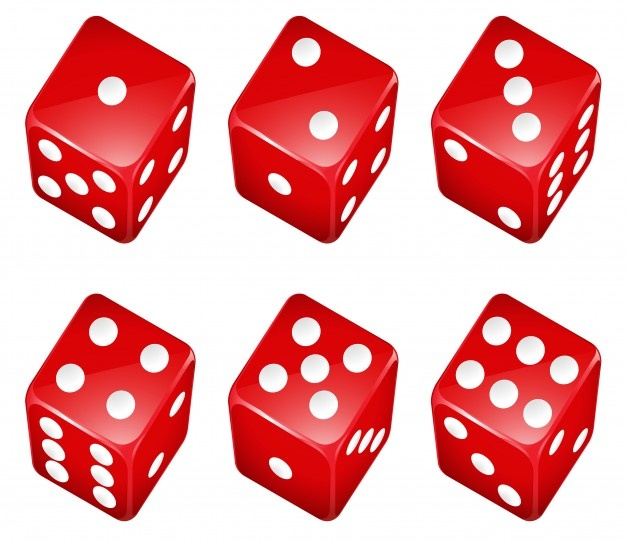
#> input picture src/algorithms/2_w_classes/dices/images/test_image.jpg, 626 x 541 px; its folder holds 3 pictures in this run; the run also reads 1 picture not shown here
$ python main.py
#> lines starting #> are read from the running program, lines starting #| are printed output that depends on the picture; after the words box and inside, x2 and y2 are one past the last pixel; in counts of white or black regions, pixels touching at a corner belong together
### src/algorithms/2_w_classes/dices/template_generator.py
import numpy as np
import cv2
import os

class TemplateGenerator:

    @staticmethod
    def generate_templates(path):
        # Nekem enélkül nem működik, így viszont létrehozza a mappát előtte - Tamás
        if(not os.path.exists(path)):
            os.makedirs(path)

        # ha már megvannak, akkor nem kell újra generálni - Tamás
        if(len(os.listdir(path)) > 0):
            return

        sizes = [s for s in range(32, 256, 16)]
        angles = [a for a in range(0, 180, 15)]

        index = 0
        for size in sizes:
            for angle in angles:
                axes_lengths = [ax for ax in range(10, round(size / 2), 4)]
                for ax in axes_lengths:
                    center = (round(size / 2), round(size / 2))
                    axesLength = (10, ax)

                    image = np.zeros((size, size, 3), dtype = "uint8")
                    image = cv2.ellipse(image, center, axesLength, angle, 0.0, 360.0, (255, 255, 255), 1)

                    imgPath = os.path.join(path, "template_S{}_A{}_AX{}.jpg".format(size, angle, ax))
                    cv2.imwrite(imgPath, image)
                    index += 1
#> this loop made 14 passes
#> pass 1, in generate_templates, `cv2.imwrite(imgPath, image)`:
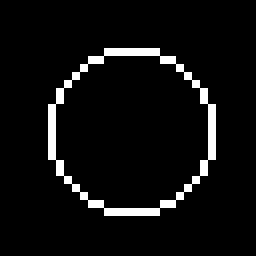
#> saved as template_S32_A0_AX10.jpg: shape (32, 32, 3) (shown 8 times larger); 5.5% white in thin lines or dots, all inside (x1, y1, x2, y2) = (6, 6, 27, 27)
#> pass 1, in generate_templates, `cv2.imwrite(imgPath, image)`:
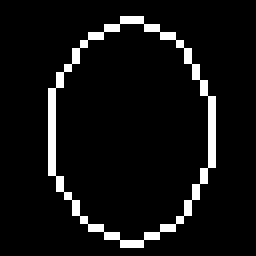
#> saved as template_S32_A0_AX14.jpg: shape (32, 32, 3) (shown 8 times larger); 6.6% white in thin lines or dots, all inside (x1, y1, x2, y2) = (6, 2, 27, 31)
#> pass 1, in generate_templates, `cv2.imwrite(imgPath, image)`:
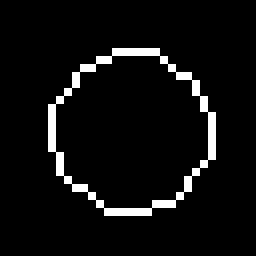
#> saved as template_S32_A15_AX10.jpg: shape (32, 32, 3) (shown 8 times larger); 5.5% white in thin lines or dots, all inside (x1, y1, x2, y2) = (6, 6, 27, 27)
#> pass 1, in generate_templates, `cv2.imwrite(imgPath, image)`:
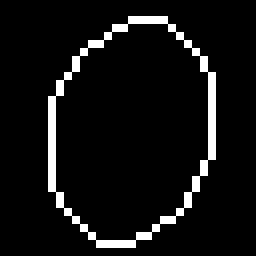
#> saved as template_S32_A15_AX14.jpg: shape (32, 32, 3) (shown 8 times larger); 6.6% white in thin lines or dots, all inside (x1, y1, x2, y2) = (6, 2, 27, 31)


### src/algorithms/2_w_classes/dices/loader.py
import cv2
from os import listdir
from os.path import isfile, join
from os import path
import os

class Loader:

    def __init__(self, show_all_steps = False):
#> in load_image, image is the input picture: shape (541, 626, 3); mean B, G, R 161.5, 160.2, 236
        self._images = []
        self._show_all_steps = show_all_steps
        self._processors = []


    # [11 lines left out: function load_images, not called in this run]


    def load_image(self, path):
        self._images = []
        image = cv2.imread(path)
        self._images.append(image)


    def show_images(self):
        for i, img in enumerate(self._images):
            cv2.imshow(str(i + 1) + "# Image", img)


    def show_image(self, i, img, name, resize = True):
        image = img
        if resize:
            image = self.resize_image(img, height = 300)
        cv2.imshow(str(i + 1) + "# Image " + name, image)


    def to_grayscale(self):
        for i, img in enumerate(self._images):
            self._images[i] = cv2.cvtColor(img, cv2.COLOR_BGR2GRAY)
            if self._show_all_steps:
                self.show_image(i, self._images[i], "GRAYSCALE")


    def to_rgb(self):
        for i, img in enumerate(self._images):
            self._images[i] = cv2.cvtColor(img, cv2.COLOR_GRAY2RGB)
            if self._show_all_steps:
                self.show_image(i, self._images[i], "GRAYSCALE")


    def blur_images(self, kernel_size = 9):
        for i, img in enumerate(self._images):
            self._images[i] = cv2.GaussianBlur(img, (kernel_size, kernel_size), 2.0)
            if self._show_all_steps:
                self.show_image(i, self._images[i], "BLURED")


    def canny_edges(self, th1 = 200, th2 = 255):
        for i, img in enumerate(self._images):
            self._images[i] = cv2.Canny(img, th1, th2, None, 5, True)
            if self._show_all_steps:
                self.show_image(i, self._images[i], "EDGES")


    # [5 lines left out: function adaptive_threshold, not called in this run]


    def save_images(self, path):
        current_dir = os.path.dirname(os.path.abspath(__file__))
        new_dir = os.path.join(current_dir, path)
        if not os.path.isdir(new_dir):
            os.mkdir(new_dir)

        for i, img in enumerate(self._images):
            cv2.imwrite(new_dir + "/Image_" + str(i + 1) + "_prepocessed.jpg", img)


    def preprocess_images(self):
        print("Processing images...")
        for processor in self._processors:
            processor()
        print("Processing done!")


    def add_processor(self, processor):
        self._processors.append(processor)


    def clear_all_processor(self):
        self._processors = []


    # [17 lines left out: function resize_image, not called in this run]


    @property
    def images(self):
        return self._images

### src/algorithms/2_w_classes/dices/dices.py
import cv2
import math
from shape import Shape
from point import Point
import numpy as np
from os import listdir
from os.path import isfile, join

class Dices:

    def __init__(self, loader):
        self._loader = loader
        self._CIRCULARITY = 0.06
        self._CONTOUR_MIN_LEN = 30
        self._CONTOUR_MAX_LEN = 100
        self._LINE_COLORS = [(0, 0, 255), (0, 255, 0), (255, 0, 0), (0, 255, 255), (255, 0, 255), (255, 255, 0), (255, 255, 255)]

    # [5 lines left out: function match_template, not called in this run]


    def match_templates(self, templates_dir, image, threshold = 0.4):
        items = []
        for file in listdir(templates_dir):
            path = join(templates_dir, file)
            if isfile(path):
                matches, template = self.match_template(path, image, threshold)
                items.append((matches, template))


        # Ezt a részt tényleg nem értem - Tamás
        print(len(items))

        self._loader.load_image("preprocessed/Image_1_prepocessed.jpg")
        self._loader.to_grayscale()
        self._loader.to_rgb()

        for item in items:
            self.show_matches(item[0], item[1], self._loader.images[0])

        self._loader.show_image(124, self._loader.images[0], "rqetwets", False)


    # [6 lines left out: function show_matches, not called in this run]


    def get_contours(self, image):
        contours, hierarchy = cv2.findContours(image, cv2.RETR_TREE, cv2.CHAIN_APPROX_TC89_L1)
        return contours


    # [30 lines left out: function get_contour_shapes, not called in this run]


    def process(self, templatesPath):
        """self._loader.to_grayscale()
        self._loader.adaptive_threshold()

        contours = self.get_contours(self._loader.images[0])

        self._loader.to_rgb()

        shapes = self.get_contour_shapes(contours, self._loader.images[0])

        self._loader.show_image(124, self._loader.images[0], "rqetwets", False)"""

        self._loader.to_grayscale()
        result = self.match_templates(templatesPath, self._loader.images[0])
        print(result)

    def find_K_nearest(self):
        pass

### src/algorithms/2_w_classes/dices/main.py
from loader import Loader
from dices import Dices
from template_generator import TemplateGenerator
import cv2
import os

loader = None
dices = None

if __name__ == '__main__':
    # Nálam nem működött a relatív útvonal, mert a jelenlegi munkakönyvtár nem ez a
    # a mappa volt, hanem az src mappa. Átírtam úgy az útvonalakat, hogy ott keressék a
    # fájlokat és mappákat, ahol EZ a forrásfájl van.
    # Továbbá a / jel helyett mindhol a join függvényt írtam - Tamás
    fileDir = os.path.dirname(os.path.realpath(__file__))
    templatesPath = os.path.join(fileDir, 'templates')
    TemplateGenerator.generate_templates(templatesPath)
    loader = Loader(show_all_steps = False)
    dices = Dices(loader)
    loader.load_image(os.path.join(fileDir, 'images', 'test_image.jpg'))

    loader.add_processor(loader.to_grayscale)
    #loader.add_processor(loader.adaptive_threshold)
    loader.add_processor(loader.blur_images)
    loader.add_processor(loader.canny_edges)
    loader.preprocess_images()
    loader.save_images(os.path.join(fileDir, 'preprocessed'))
#> the loop in save_images, `for i, img in enumerate(self._images):` made 1 pass
#> pass 1, in save_images, `cv2.imwrite(new_dir + "/Image_" + str(i + 1) + "_prepocessed.jpg", img)`:
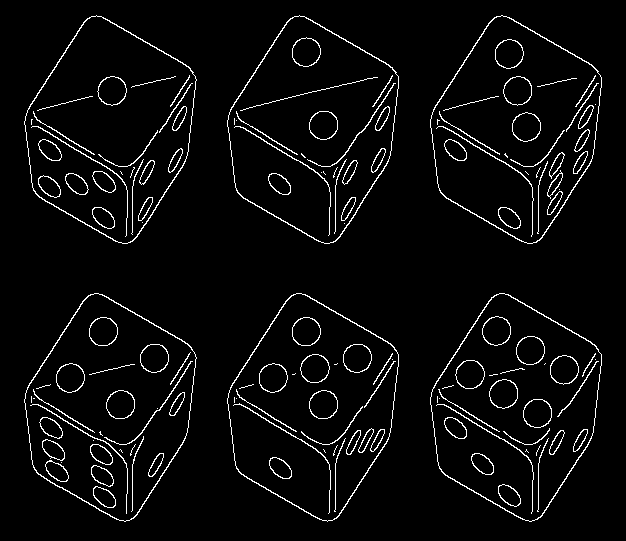
#> saved as Image_1_prepocessed.jpg: shape (541, 626); 4.2% white in thin lines or dots, all inside (x1, y1, x2, y2) = (24, 15, 602, 522)

    loader.load_image(os.path.join(fileDir, 'preprocessed', 'Image_1_prepocessed.jpg'))

    dices.process(templatesPath)
#> the loop in to_grayscale (call 2), `for i, img in enumerate(self._images):` made 1 pass
#> in match_templates, `items = []`: items = []
#| 0
#> the loop in to_rgb, `for i, img in enumerate(self._images):` made 1 pass

    cv2.waitKey(0)
    cv2.destroyAllWindows()
